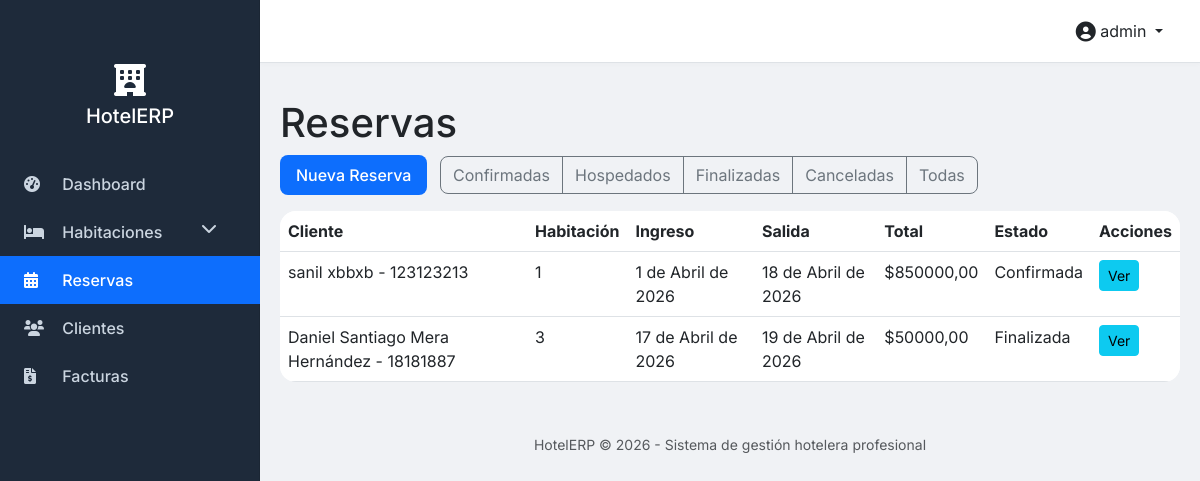
The app's page /reservations/ (signed in) with its own data.
### hotel/models.py (models this page shows, shortened)
class Reservation(models.Model):
    STATUS_CHOICES = [
        ('confirmed', 'Confirmada'),
        ('checked_in', 'Hospedado'),
        ('checked_out', 'Finalizada'),
        ('cancelled', 'Cancelada'),
    ]
    customer = models.ForeignKey(Customer, on_delete=models.CASCADE, related_name='reservations')
    room = models.ForeignKey(Room, on_delete=models.CASCADE, related_name='reservations')
    check_in = models.DateField(verbose_name="Fecha de ingreso")
    check_out = models.DateField(verbose_name="Fecha de salida")
    total_price = models.DecimalField(max_digits=10, decimal_places=2, blank=True, null=True)
    status = models.CharField(max_length=20, choices=STATUS_CHOICES, default='confirmed')
    created_at = models.DateTimeField(auto_now_add=True)
    class Meta:
        verbose_name = "Reserva"
        verbose_name_plural = "Reservas"

class Customer(models.Model):
    first_name = models.CharField(max_length=100, verbose_name="Nombres")
    last_name = models.CharField(max_length=100, verbose_name="Apellidos")
    email = models.EmailField(blank=True)
    phone = models.CharField(max_length=20, verbose_name="Teléfono")
    document_id = models.CharField(max_length=20, unique=True, verbose_name="Documento de identidad")
    address = models.TextField(blank=True)
    def __str__(self):
        return f"{self.first_name} {self.last_name} - {self.document_id}"
    class Meta:
        verbose_name = "Cliente"
        verbose_name_plural = "Clientes"

class Room(models.Model):
    room_number = models.CharField(max_length=10, unique=True, verbose_name="Número de habitación")
    room_type = models.ForeignKey(RoomType, on_delete=models.CASCADE, related_name='rooms')
    is_available = models.BooleanField(default=True, verbose_name="¿Disponible?")
    class Meta:
        verbose_name = "Habitación"
        verbose_name_plural = "Habitaciones"

### hotel/views.py (the view)
# urls.py: path('reservations/', views.reservation_list, name='reservation_list'),
@login_required
def reservation_list(request):
    reservations = Reservation.objects.select_related('customer', 'room').all()
    status = request.GET.get('status')
    if status:
        reservations = reservations.filter(status=status)
    context = {'reservations': reservations}
    return render(request, 'hotel/reservation_list.html', context)

### hotel/templates/hotel/reservation_list.html
{% extends 'hotel/base.html' %}
{% block content %}
<h1>Reservas</h1>
<div class="mb-3">
    <a href="{% url 'hotel:reservation_create' %}" class="btn btn-primary">Nueva Reserva</a>
    <div class="btn-group ms-2" role="group">
        <a href="?status=confirmed" class="btn btn-outline-secondary">Confirmadas</a>
        <a href="?status=checked_in" class="btn btn-outline-secondary">Hospedados</a>
        <a href="?status=checked_out" class="btn btn-outline-secondary">Finalizadas</a>
        <a href="?status=cancelled" class="btn btn-outline-secondary">Canceladas</a>
        <a href="{% url 'hotel:reservation_list' %}" class="btn btn-outline-secondary">Todas</a>
    </div>
</div>
<table class="table table-hover">
    <thead>
        <tr>
            <th>Cliente</th>
            <th>Habitación</th>
            <th>Ingreso</th>
            <th>Salida</th>
            <th>Total</th>
            <th>Estado</th>
            <th>Acciones</th>
        </tr>
    </thead>
    <tbody>
        {% for res in reservations %}
        <tr>
            <td>{{ res.customer }}</td>
            <td>{{ res.room.room_number }}</td>
            <td>{{ res.check_in }}</td>
            <td>{{ res.check_out }}</td>
            <td>${{ res.total_price }}</td>
            <td>{{ res.get_status_display }}</td>
            <td>
                <a href="{% url 'hotel:reservation_detail' res.pk %}" class="btn btn-sm btn-info">Ver</a>
            </td>
        </tr>
        {% empty %}
        <tr><td colspan="7">No hay reservas.</td></tr>
        {% endfor %}
    </tbody>
</table>
{% endblock %}

### hotel/templates/hotel/base.html (shortened to what this page needs)
<!DOCTYPE html>
<html lang="es">
<head>
    <link href="https://cdn.jsdelivr.net/npm/bootstrap@5.3.0-alpha1/dist/css/bootstrap.min.css" rel="stylesheet">
    <link rel="stylesheet" href="https://cdnjs.cloudflare.com/ajax/libs/font-awesome/6.0.0-beta3/css/all.min.css">
</head>
<body>
    <div class="sidebar">
        <div class="d-flex flex-column align-items-center mt-3 mb-4">
            <i class="fas fa-hotel fa-2x text-white"></i>
            <h5 class="text-white mt-2">HotelERP</h5>
        </div>
        <ul class="nav flex-column">
            <li class="nav-item">
                <a class="nav-link {% if request.resolver_match.url_name == 'index' %}active{% endif %}" href="{% url 'hotel:index' %}">
                    <i class="fas fa-tachometer-alt"></i> Dashboard
                </a>
            </li>
            <li class="nav-item">
                <a class="nav-link" href="#roomsSubmenu" data-bs-toggle="collapse" role="button" aria-expanded="false" aria-controls="roomsSubmenu">
                    <i class="fas fa-bed"></i> Habitaciones
                    <i class="fas fa-chevron-down float-end" style="transition: transform 0.2s;"></i>
                </a>
            </li>
            <li class="nav-item">
                <a class="nav-link {% if 'reservation' in request.path %}active{% endif %}" href="{% url 'hotel:reservation_list' %}">
                    <i class="fas fa-calendar-alt"></i> Reservas
                </a>
            </li>
            <li class="nav-item">
                <a class="nav-link {% if 'customer' in request.path %}active{% endif %}" href="{% url 'hotel:customer_list' %}">
                    <i class="fas fa-users"></i> Clientes
                </a>
            </li>
            <li class="nav-item">
                <a class="nav-link {% if 'invoice' in request.path %}active{% endif %}" href="{% url 'hotel:invoice_list' %}">
                    <i class="fas fa-file-invoice-dollar"></i> Facturas
                </a>
            </li>
        </ul>
    </div>
    <nav class="navbar-top d-flex justify-content-between align-items-center">
        <div class="dropdown">
            <button class="btn btn-link text-dark text-decoration-none dropdown-toggle" type="button" id="userDropdown" data-bs-toggle="dropdown" aria-expanded="false">
                <i class="fas fa-user-circle fa-lg"></i> {{ user.username }}
            </button>
        </div>
    </nav>
    <main class="mt-3">
        {% block content %}
        {% endblock %}
    </main>
    <footer>
        <p class="text-muted small">HotelERP © {% now "Y" %} - Sistema de gestión hotelera profesional</p>
    </footer>
</body>
</html>

### hotel/templates/hotel/base.html (style rules this page uses)
* { font-family: 'Inter', sans-serif; }
body { background-color: #f0f2f5; margin: 0; padding: 0; }
.sidebar { position: fixed; top: 0; bottom: 0; left: 0; z-index: 100; padding: 48px 0 0; box-shadow: inset -1px 0 0 rgba(0, 0, 0, .1); background-color: #1e2a3a; width: 260px; }
.sidebar .nav-link { font-weight: 500; color: #cbd5e0; padding: 0.75rem 1.5rem; transition: all 0.2s; }
.sidebar .nav-link.active { color: #fff; background-color: #0d6efd; }
.sidebar .nav-link i { margin-right: 10px; width: 24px; }
main { margin-left: 260px; padding: 20px; }
.navbar-top { background-color: #fff; border-bottom: 1px solid #dee2e6; padding: 0.75rem 1.5rem; margin-left: 260px; position: sticky; top: 0; z-index: 99; box-shadow: 0 2px 4px rgba(0,0,0,0.02); }
.table { background-color: #fff; border-radius: 1rem; overflow: hidden; }
.btn-primary { background-color: #0d6efd; border: none; border-radius: 0.5rem; padding: 0.5rem 1rem; font-weight: 500; }
.btn-outline-secondary { border-radius: 0.5rem; }
footer { margin-left: 260px; background: transparent; text-align: center; padding: 1rem; color: #6c757d; }

### records on screen
Reservation: customer "sanil xbbxb - 123123213", room.room_number "1", check_in "1 de Abril de 2026", check_out "18 de Abril de 2026", total_price "850000,00", status "Confirmada"
Reservation: customer "Daniel Santiago Mera Hernández - 18181887", room.room_number "3", check_in "17 de Abril de 2026", check_out "19 de Abril de 2026", total_price "50000,00", status "Finalizada"

### other values on screen
{{ user.username }} "admin"
